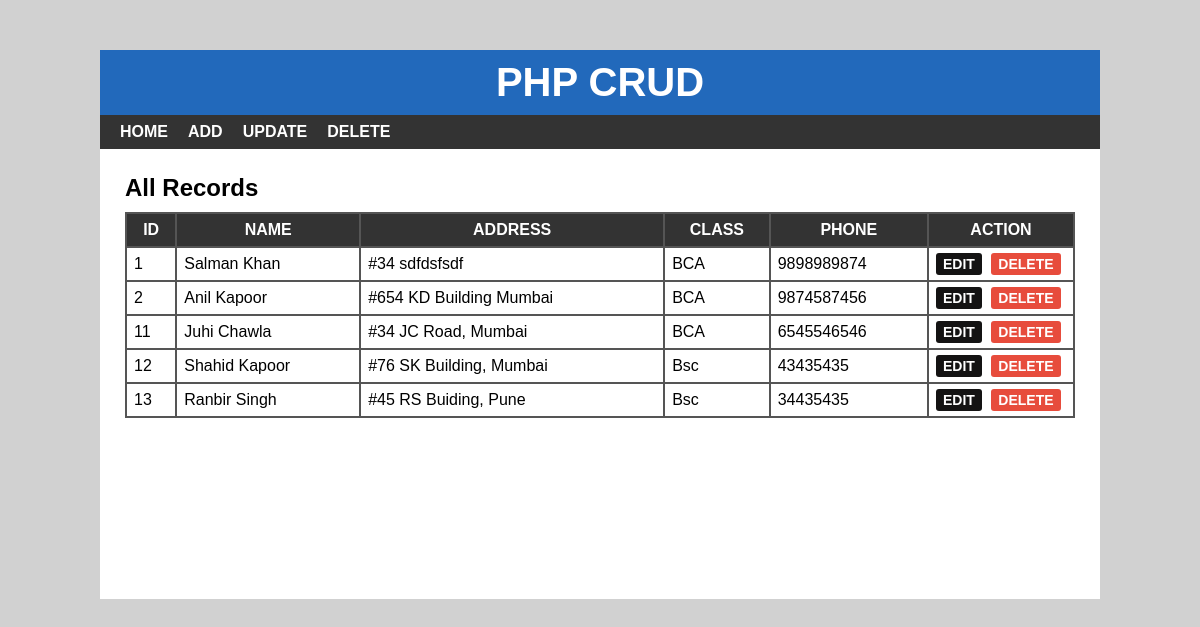
The app's page /, older data.
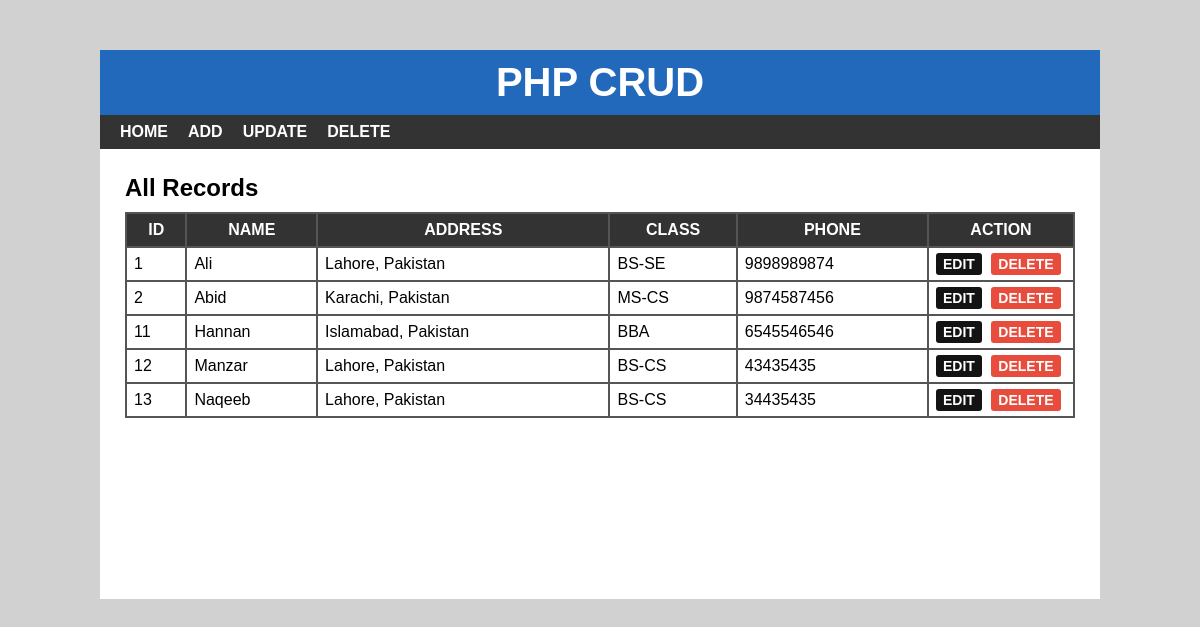
The same page, newer data.
### tables this page shows
CREATE TABLE `student` (
  `sid` int(10) NOT NULL,
  `sname` varchar(30) NOT NULL,
  `saddress` varchar(100) NOT NULL,
  `sclass` int(10) NOT NULL,
  `sphone` varchar(10) NOT NULL
);

CREATE TABLE `studentclass` (
  `cid` int(11) NOT NULL,
  `cname` varchar(15) NOT NULL
);

### index.php (the view, shortened to what this page needs)
<?php
include 'header.php';
?>
<div id="main-content">
    <h2>All Records</h2>
    <?php
      include 'config.php';
      $sql = "SELECT * FROM student JOIN studentclass WHERE student.sclass = studentclass.cid";
      $result = mysqli_query($conn, $sql) or die("Query Unsuccessful.");
      if(mysqli_num_rows($result) > 0)  {
    ?>
    <table cellpadding="7px">
        <thead>
        <th>Id</th>
        <th>Name</th>
        <th>Address</th>
        <th>Class</th>
        <th>Phone</th>
        <th>Action</th>
        </thead>
        <tbody>
          <?php
            while($row = mysqli_fetch_assoc($result)){
          ?>
            <tr>
                <td><?php echo $row['sid']; ?></td>
                <td><?php echo $row['sname']; ?></td>
                <td><?php echo $row['saddress']; ?></td>
                <td><?php echo $row['cname']; ?></td>
                <td><?php echo $row['sphone']; ?></td>
                <td>
                    <a href='edit.php?id=<?php echo $row['sid']; ?>'>Edit</a>
                    <a href='delete-inline.php?id=<?php echo $row['sid']; ?>'>Delete</a>
                </td>
            </tr>
          <?php } ?>
        </tbody>
    </table>
  <?php }else{
    echo "<h2>No Record Found</h2>";
  }
  ?>
</div>
</div>
</body>
</html>

### header.php (shortened to what this page needs)
<!DOCTYPE html>
<html lang="en">
<head>
  <link rel="stylesheet" href="css/style.css">
</head>
<body>
    <div id="wrapper">
        <div id="header">
            <h1>PHP Crud</h1>
        </div>
        <div id="menu">
            <ul>
                <li>
                    <a href="index.php">Home</a>
                </li>
                <li>
                    <a href="add.php">Add</a>
                </li>
                <li>
                    <a href="update.php">Update</a>
                </li>
                <li>
                    <a href="delete.php">Delete</a>
                </li>
            </ul>
        </div>

### css/style.css (style rules this page uses)
body { font:16px arial; margin: 0; padding: 0; background: #d1d1d1; }
#wrapper { width: 1000px; margin: 50px auto 0; background-color: #fff; }
#header { text-align: center; background-color: #2269bb; padding: 10px; }
#header h1 { color: #fff; font-size: 40px; font-weight: 700; text-transform: uppercase; margin: 0; }
#menu { background-color: #333; }
#menu ul { font-size: 0; padding: 0 10px; margin: 0; list-style: none; }
#menu ul li { display: inline-block; }
#menu ul li a { color: #fff; font-size: 16px; font-weight: 600; padding: 8px 10px; display: block; text-decoration: none; text-transform: uppercase; transition: all 0.3s ease; }
#main-content { padding: 25px; min-height: 400px; }
#main-content h2 { margin: 0 0 10px; text-transform: capitalize; }
#main-content table { width: 100%; background-color: #555; margin: 0 0 20px; }
#main-content table th { color: #fff; background-color: #333; text-transform: uppercase; }
#main-content table th:last-child { width: 130px; }
#main-content table td { background-color: #fff; }
#main-content table td a { font-size: 14px; font-weight: 600; text-transform: uppercase; padding: 3px 7px; color: #fff; background-color: #141313; text-decoration: none; border-radius: 3px; }
#main-content table td a:nth-child(2) { background-color: #e74c3c; margin: 0 0 0 5px; }

Row changes from the older to the newer data that the page shows:
changed student id 1: sname "Salman Khan" → "Ali"; saddress "#34 sdfdsfsdf" → "Lahore, Pakistan"; studentclass.cname "BCA" → "BS-SE"
changed student id 2: sname "Anil Kapoor" → "Abid"; saddress "#654 KD Building Mumbai" → "Karachi, Pakistan"; studentclass.cname "BCA" → "MS-CS"
changed student id 11: sname "Juhi Chawla" → "Hannan"; saddress "#34 JC Road, Mumbai" → "Islamabad, Pakistan"; studentclass.cname "BCA" → "BBA"
changed student id 12: sname "Shahid Kapoor" → "Manzar"; saddress "#76 SK Building, Mumbai" → "Lahore, Pakistan"; studentclass.cname "Bsc" → "BS-CS"
changed student id 13: sname "Ranbir Singh" → "Naqeeb"; saddress "#45 RS Buiding, Pune" → "Lahore, Pakistan"; studentclass.cname "Bsc" → "BS-CS"
